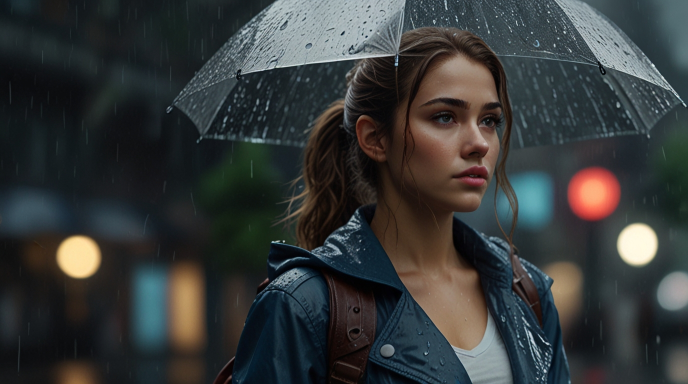
#> input picture hero_girl.jpg, 1376 x 768 px (shown at 1/2 size)
$ jupyter execute YOLO_Detection.ipynb   (shell and % lines are left out)
#> lines starting #> are read from the running program, lines starting #| are printed output that depends on the picture
<a href="https://colab.research.google.com/github/madhumitha-r26/DL_Learnings/blob/main/YOLO_Detection.ipynb" target="_parent"></a>

[cell 1]
import cv2
import matplotlib.pyplot as plt
import numpy as np

[cell 2]
image=cv2.imread("./hero_girl.jpg")
#> image is the input picture: shape (768, 1376, 3); mean B, G, R 56.8, 56.9, 53.6

[cell 3]
type(image)

[cell 4]
image.shape  #width, heigth, no.of.channels
#> Out = (768, 1376, 3)

[cell 5]
plt.imshow(image)

[cell 6]
new_image=cv2.cvtColor(image,cv2.COLOR_BGR2RGB)

[cell 7]
plt.imshow(new_image)

cv2 generates an inverted image

1. splitting image channel:

[cell 8]
r,g,b=cv2.split(new_image)
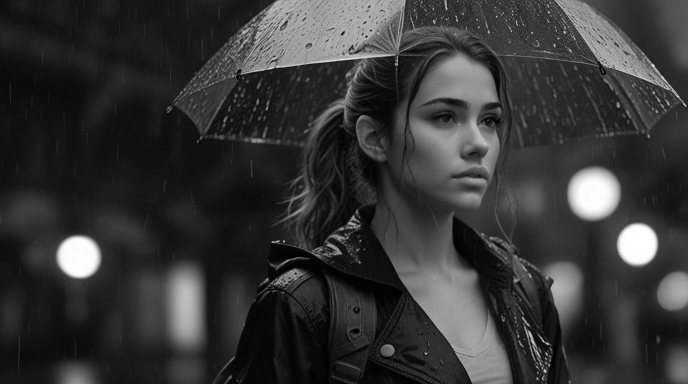
#> r: shape (768, 1376) (shown at 1/2 size); min 0, max 255, mean 53.6
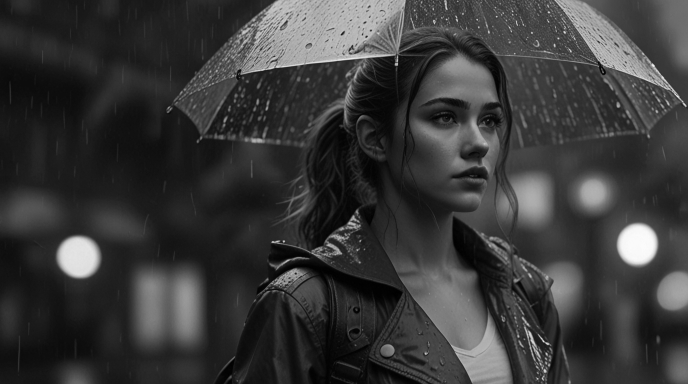
#> g: shape (768, 1376) (shown at 1/2 size); min 0, max 253, mean 56.9
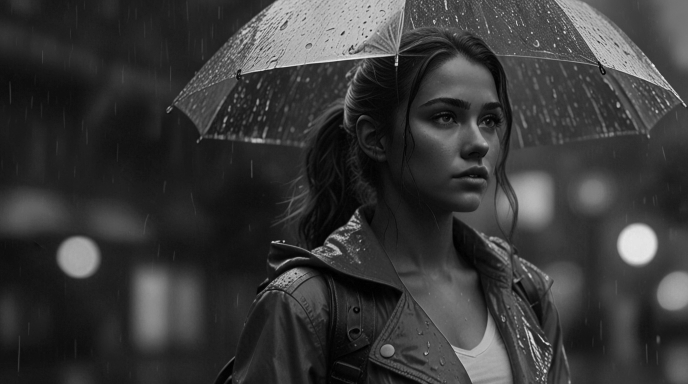
#> b: shape (768, 1376) (shown at 1/2 size); min 0, max 252, mean 56.8
print(r)
#> (printed output is left out)
print(g)
#> (printed output is left out)
print(b)
#> (printed output is left out)

[cell 9]
print("r:",r.shape)
#| r: (768, 1376)
print("g:",g.shape)
#| g: (768, 1376)
print("b:",b.shape)
#| b: (768, 1376)

2. merge image:

[cell 10]
new_image=cv2.merge((r,g,b))
print(new_image)
#> (printed output is left out)

3. resize image

[cell 11]
s=10
w=int(new_image.shape[1]*s/100) #width
#> w = 137
h=int(new_image.shape[0]*s/100) #height
#> h = 76
dim=(w,h)
#> dim = (137, 76)
resize=cv2.resize(image,dim,interpolation=cv2.INTER_AREA)
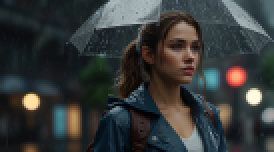
#> resize: shape (76, 137, 3) (shown 2 times larger); mean B, G, R 56.8, 56.9, 53.6

[cell 12]
print(resize.shape)
#| (76, 137, 3)

4. rotate image

[cell 13]
(h,w)=new_image.shape[:2]
#> h = 768; w = 1376
c=(w/2,h/2)
#> c = (688, 384)
angle=90
m=cv2.getRotationMatrix2D(c,angle,1.0)
rotate_90=cv2.warpAffine(new_image,m,(w,h)) #rotated counter clock wise
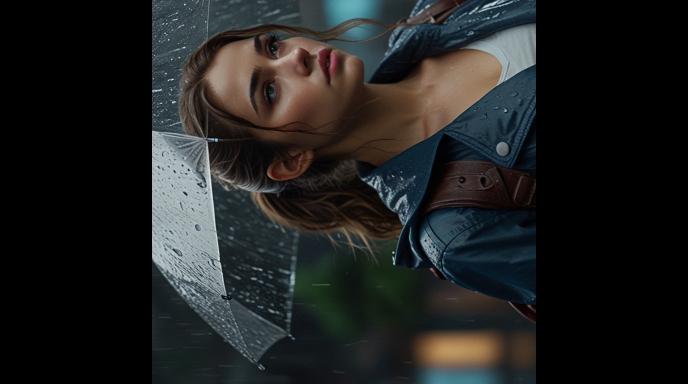
#> rotate_90: shape (768, 1376, 3) (shown at 1/2 size); mean R, G, B 31.4, 32.7, 32.2

$ run again, with street_img.jpg copied over hero_girl.jpg
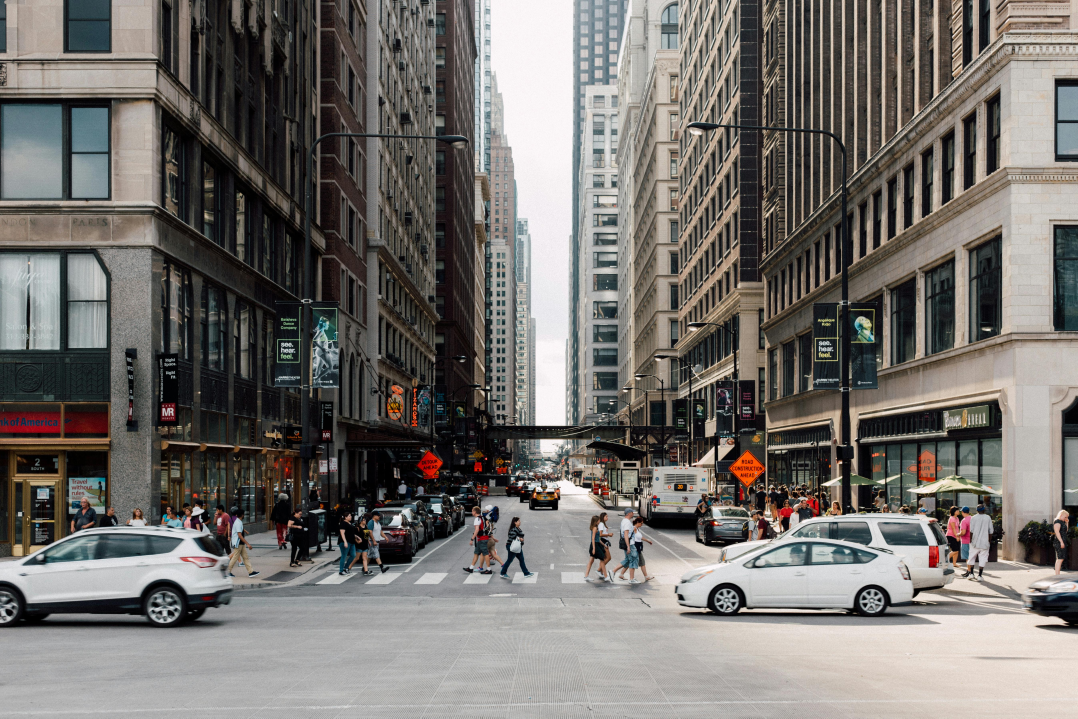
#> input picture street_img.jpg, 5388 x 3592 px (shown at 1/5 size)
#> image is the input picture: shape (3592, 5388, 3); mean B, G, R 109.4, 113.2, 116.7
#> `r,g,b=cv2.split(new_image)`:
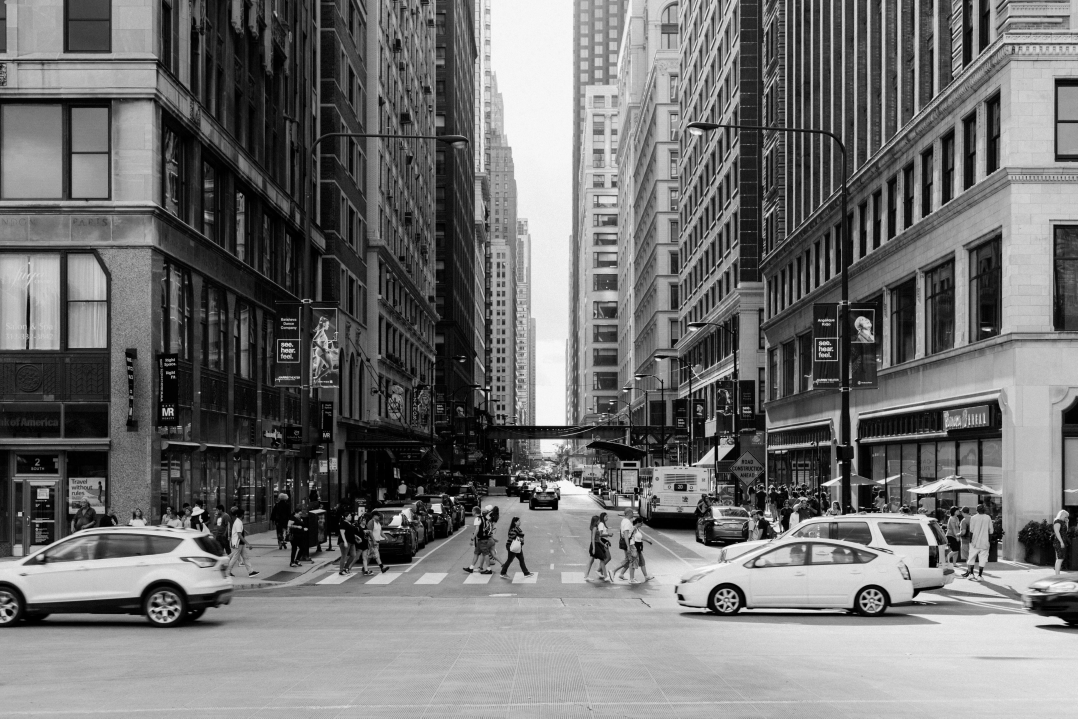
#> g: shape (3592, 5388) (shown at 1/5 size); min 0, max 255, mean 113.2
#> (printed output is left out)
#> (printed output is left out)
#> (printed output is left out)
#| r: (3592, 5388)
#| g: (3592, 5388)
#| b: (3592, 5388)
#> (printed output is left out)
#| (359, 538, 3)
#> `rotate_90=cv2.warpAffine(new_image,m,(w,h))`:
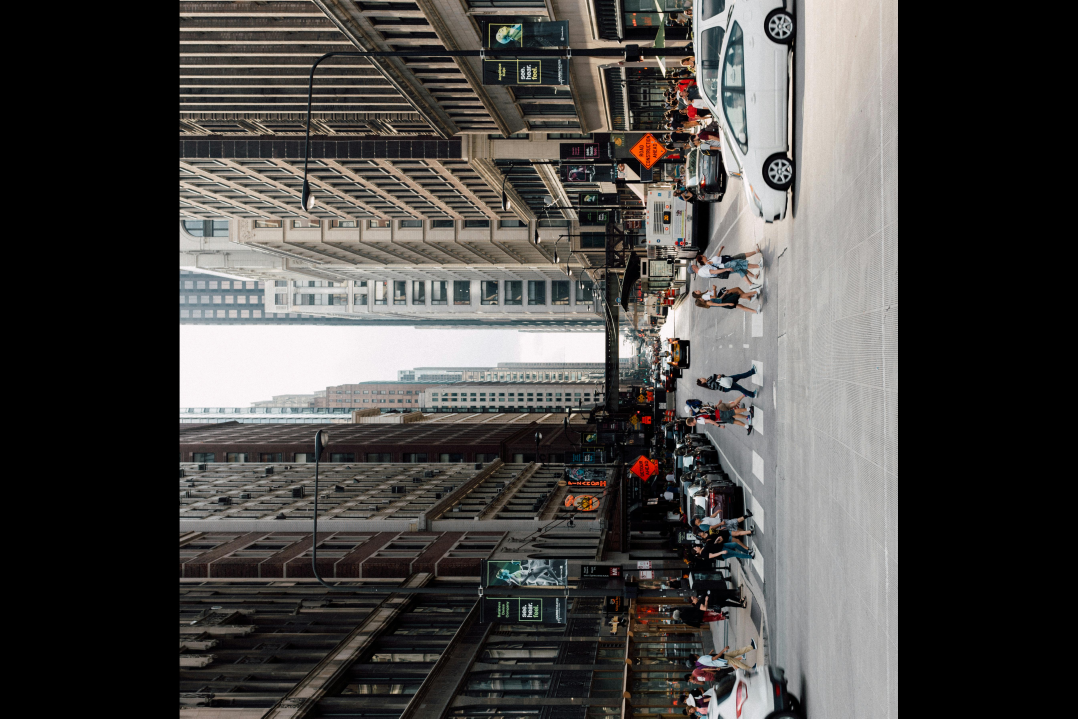
#> rotate_90: shape (3592, 5388, 3) (shown at 1/5 size); mean R, G, B 73.6, 71.5, 69.3
